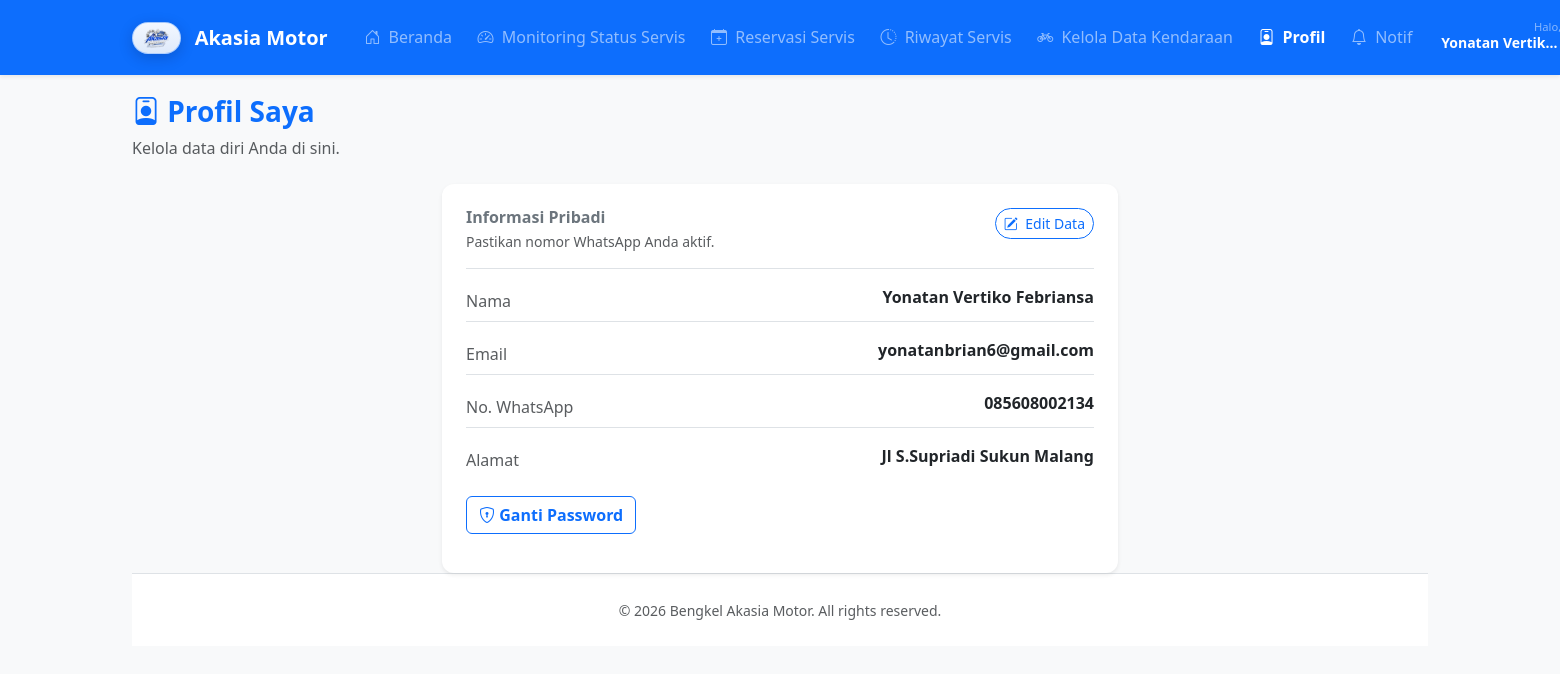
The page /akasia-motor/index.php?page=profil (signed in) on the database its author committed.
### tables this page shows
CREATE TABLE `users` (
  `id` int(11) NOT NULL,
  `nama` varchar(100) NOT NULL,
  `email` varchar(100) NOT NULL,
  `password` varchar(255) NOT NULL,
  `no_whatsapp` varchar(20) DEFAULT NULL,
  `alamat` text DEFAULT NULL,
  `role` enum('owner','admin','pelanggan') DEFAULT 'pelanggan',
  `created_at` timestamp NOT NULL DEFAULT current_timestamp()
);

### akasia-motor/index.php (called while the page is built, shortened)
<?php
$page = isset($_GET['page']) ? $_GET['page'] : 'home';
include 'layout/header.php';
include "pages/$page.php";
include 'layout/footer.php';

### akasia-motor/pages/profil.php (the view, shortened to what this page needs)
<?php
if (!function_exists('e')) {
    function e($value)
    {
        return htmlspecialchars((string) $value, ENT_QUOTES, 'UTF-8');
    }
}
$user_id = (int) $_SESSION['user_id'];
$error = '';
$stmt_user = $pdo->prepare("SELECT nama, email, no_whatsapp, alamat FROM users WHERE id = :id LIMIT 1");
$stmt_user->execute([':id' => $user_id]);
$user = $stmt_user->fetch(PDO::FETCH_ASSOC) ?: [];
$showForm = $error !== '' || empty($user);
$editMode = $showForm ? 'on' : 'off';
?>
<div class="mb-4">
    <h3 class="fw-bold text-primary"><i class="bi bi-person-badge"></i> Profil Saya</h3>
    <p class="text-muted">Kelola data diri Anda di sini.</p>
</div>
<form method="POST" action="">
    <div class="row g-4 justify-content-center profile-wrap">
        <div class="col-12 col-xl-12">
            <div class="card shadow-sm border-0 h-100">
                <div class="card-body p-4">
                    <div class="d-flex justify-content-between align-items-start mb-3 border-bottom pb-3">
                        <div>
                            <h6 class="fw-bold text-secondary mb-1">Informasi Pribadi</h6>
                            <div class="small text-muted">Pastikan nomor WhatsApp Anda aktif.</div>
                        </div>
                        <button id="toggleEditBtn" class="btn btn-sm btn-outline-primary rounded-pill" type="button" data-edit-label="Edit Data" data-cancel-label="Batal" data-edit-mode="<?= e($editMode) ?>">
                        </button>
                    </div>
                    <div id="accountSummary">
                        <div class="vstack gap-3 mb-4">
                            <div class="d-flex justify-content-between gap-3 border-bottom pb-2 align-items-start">
                                <span class="text-muted pt-1">Nama</span>
                                <span class="view-value fw-semibold text-dark text-end"><?= e($user['nama'] ?? '-') ?></span>
                            </div>
                            <div class="d-flex justify-content-between gap-3 border-bottom pb-2 align-items-start">
                                <span class="text-muted pt-1">Email</span>
                                <span class="view-value fw-semibold text-dark text-end"><?= e($user['email'] ?? '-') ?></span>
                            </div>
                            <div class="d-flex justify-content-between gap-3 border-bottom pb-2 align-items-start">
                                <span class="text-muted pt-1">No. WhatsApp</span>
                                <span class="view-value fw-semibold text-dark text-end"><?= e($user['no_whatsapp'] ?? '-') ?></span>
                            </div>
                            <div class="d-flex justify-content-between gap-3 align-items-start">
                                <span class="text-muted pt-1">Alamat</span>
                                <span class="view-value fw-semibold text-dark text-end"><?= e($user['alamat'] ?? '-') ?></span>
                            </div>
                        </div>
                        <button type="button" class="btn btn-outline-primary fw-bold" data-bs-toggle="modal" data-bs-target="#modalUbahPassword">
                            <i class="bi bi-shield-lock"></i> Ganti Password
                        </button>
                    </div>
                </div>
            </div>
        </div>
    </div>
</form>

### akasia-motor/layout/header.php (style rules this page uses)
body { background-color: #f8f9fa; padding-bottom: 80px; font-family: 'Segoe UI', Tahoma, Geneva, Verdana, sans-serif; }
@media (min-width: 1200px) { body { padding-bottom: 0; } }
.card { border: none; border-radius: 12px; box-shadow: 0 4px 6px rgba(0, 0, 0, 0.04); margin-bottom: 15px; }

### akasia-motor/pages/profil.php (style rules this page uses)
@media (min-width: 1200px) { .profile-wrap { max-width: 700px; margin-left: auto; margin-right: auto; } }

### rows shown on the page
users: nama "Yonatan Vertiko Febriansa", email "yonatanbrian6@gmail.com", no_whatsapp "085608002134", alamat "Jl S.Supriadi Sukun Malang"

### other values the page prints
$_SESSION['nama'] "Yonatan Vertik…"
